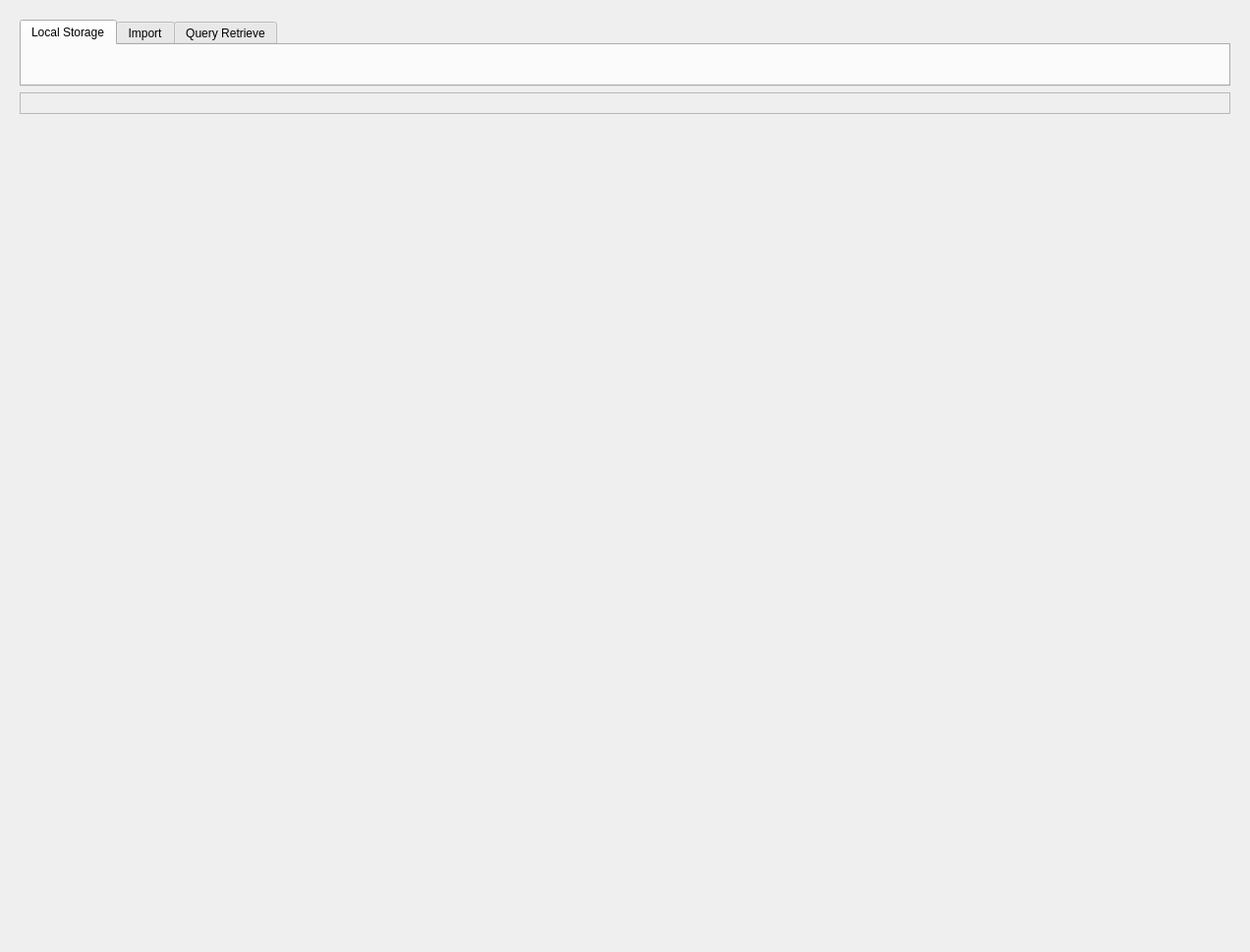
<?xml version="1.0" encoding="UTF-8"?>
<ui version="4.0">
 <class>DicomDialog</class>
 <widget class="QWidget" name="DicomDialog">
  <property name="geometry">
   <rect>
    <x>0</x>
    <y>0</y>
    <width>1272</width>
    <height>969</height>
   </rect>
  </property>
  <property name="windowTitle">
   <string>Form</string>
  </property>
  <layout class="QVBoxLayout" name="verticalLayout_2">
   <item>
    <widget class="QScrollArea" name="scrollArea">
     <property name="frameShape">
      <enum>QFrame::NoFrame</enum>
     </property>
     <property name="widgetResizable">
      <bool>true</bool>
     </property>
     <widget class="QWidget" name="scrollAreaWidgetContents_2">
      <property name="geometry">
       <rect>
        <x>0</x>
        <y>0</y>
        <width>1254</width>
        <height>951</height>
       </rect>
      </property>
      <property name="sizePolicy">
       <sizepolicy hsizetype="Expanding" vsizetype="Expanding">
        <horstretch>0</horstretch>
        <verstretch>0</verstretch>
       </sizepolicy>
      </property>
      <layout class="QVBoxLayout" name="verticalLayout">
       <item>
        <widget class="QTabWidget" name="tabWidget">
         <property name="enabled">
          <bool>true</bool>
         </property>
         <property name="sizePolicy">
          <sizepolicy hsizetype="Preferred" vsizetype="Preferred">
           <horstretch>0</horstretch>
           <verstretch>0</verstretch>
          </sizepolicy>
         </property>
         <property name="styleSheet">
          <string notr="true"/>
         </property>
         <property name="tabPosition">
          <enum>QTabWidget::North</enum>
         </property>
         <property name="tabShape">
          <enum>QTabWidget::Rounded</enum>
         </property>
         <property name="currentIndex">
          <number>0</number>
         </property>
         <property name="iconSize">
          <size>
           <width>32</width>
           <height>32</height>
          </size>
         </property>
         <widget class="QWidget" name="tabWidgetPage1">
          <property name="sizePolicy">
           <sizepolicy hsizetype="Preferred" vsizetype="Preferred">
            <horstretch>0</horstretch>
            <verstretch>0</verstretch>
           </sizepolicy>
          </property>
          <attribute name="icon">
           <iconset resource="E:/Tech318/MITK/MITK/Plugins/org.mitk.gui.qt.dicom/resources/dicom.qrc">
            <normaloff>:/org.mitk.gui.qt.dicom/drive-harddisk_32.png</normaloff>:/org.mitk.gui.qt.dicom/drive-harddisk_32.png</iconset>
          </attribute>
          <attribute name="title">
           <string>Local Storage</string>
          </attribute>
          <attribute name="toolTip">
           <string>Manage your local dicom imports</string>
          </attribute>
          <layout class="QVBoxLayout" name="verticalLayout_3">
           <item>
            <widget class="QmitkDicomLocalStorageWidget" name="internalDataWidget" native="true">
             <property name="sizePolicy">
              <sizepolicy hsizetype="Preferred" vsizetype="Preferred">
               <horstretch>0</horstretch>
               <verstretch>0</verstretch>
              </sizepolicy>
             </property>
            </widget>
           </item>
          </layout>
         </widget>
         <widget class="QWidget" name="tabWidgetPage2">
          <property name="sizePolicy">
           <sizepolicy hsizetype="Preferred" vsizetype="Preferred">
            <horstretch>0</horstretch>
            <verstretch>0</verstretch>
           </sizepolicy>
          </property>
          <attribute name="icon">
           <iconset resource="E:/Tech318/MITK/MITK/Plugins/org.mitk.gui.qt.dicom/resources/dicom.qrc">
            <normaloff>:/org.mitk.gui.qt.dicom/import_32.png</normaloff>
            <selectedon>:/org.mitk.gui.qt.dicom/import_32.png</selectedon>:/org.mitk.gui.qt.dicom/import_32.png</iconset>
          </attribute>
          <attribute name="title">
           <string>Import</string>
          </attribute>
          <attribute name="toolTip">
           <string>Import dicom data from any hard drive</string>
          </attribute>
          <layout class="QVBoxLayout" name="verticalLayout_9">
           <item>
            <widget class="QmitkDicomExternalDataWidget" name="externalDataWidget" native="true">
             <property name="sizePolicy">
              <sizepolicy hsizetype="Preferred" vsizetype="Preferred">
               <horstretch>0</horstretch>
               <verstretch>0</verstretch>
              </sizepolicy>
             </property>
            </widget>
           </item>
          </layout>
         </widget>
         <widget class="QWidget" name="tabWidgetPage3">
          <property name="sizePolicy">
           <sizepolicy hsizetype="Preferred" vsizetype="Preferred">
            <horstretch>0</horstretch>
            <verstretch>0</verstretch>
           </sizepolicy>
          </property>
          <attribute name="icon">
           <iconset resource="E:/Tech318/MITK/MITK/Plugins/org.mitk.gui.qt.dicom/resources/dicom.qrc">
            <normaloff>:/org.mitk.gui.qt.dicom/network-workgroup_32.png</normaloff>:/org.mitk.gui.qt.dicom/network-workgroup_32.png</iconset>
          </attribute>
          <attribute name="title">
           <string>Query Retrieve</string>
          </attribute>
          <attribute name="toolTip">
           <string>Query and retrieve dicom data from server</string>
          </attribute>
          <layout class="QVBoxLayout" name="verticalLayout_12">
           <item>
            <widget class="QLabel" name="label">
             <property name="sizePolicy">
              <sizepolicy hsizetype="Preferred" vsizetype="Fixed">
               <horstretch>0</horstretch>
               <verstretch>0</verstretch>
              </sizepolicy>
             </property>
             <property name="styleSheet">
              <string notr="true">color: rgb(255, 0, 0);</string>
             </property>
             <property name="text">
              <string>Warning: This is currently an experimental feature!</string>
             </property>
            </widget>
           </item>
           <item>
            <widget class="ctkDICOMQueryRetrieveWidget" name="m_ctkDICOMQueryRetrieveWidget" native="true">
             <property name="sizePolicy">
              <sizepolicy hsizetype="Preferred" vsizetype="Preferred">
               <horstretch>0</horstretch>
               <verstretch>0</verstretch>
              </sizepolicy>
             </property>
            </widget>
           </item>
          </layout>
         </widget>
        </widget>
       </item>
       <item>
        <widget class="QFrame" name="frame_2">
         <property name="sizePolicy">
          <sizepolicy hsizetype="Preferred" vsizetype="Preferred">
           <horstretch>0</horstretch>
           <verstretch>0</verstretch>
          </sizepolicy>
         </property>
         <property name="frameShape">
          <enum>QFrame::StyledPanel</enum>
         </property>
         <property name="frameShadow">
          <enum>QFrame::Raised</enum>
         </property>
         <layout class="QHBoxLayout" name="horizontalLayout">
          <property name="spacing">
           <number>0</number>
          </property>
          <property name="leftMargin">
           <number>0</number>
          </property>
          <property name="topMargin">
           <number>0</number>
          </property>
          <property name="rightMargin">
           <number>0</number>
          </property>
          <property name="bottomMargin">
           <number>0</number>
          </property>
          <item>
           <spacer name="horizontalSpacer_2">
            <property name="orientation">
             <enum>Qt::Horizontal</enum>
            </property>
            <property name="sizeType">
             <enum>QSizePolicy::Minimum</enum>
            </property>
            <property name="sizeHint" stdset="0">
             <size>
              <width>4</width>
              <height>20</height>
             </size>
            </property>
           </spacer>
          </item>
          <item>
           <widget class="QLabel" name="StoreSCPStatusLabel">
            <property name="sizePolicy">
             <sizepolicy hsizetype="Preferred" vsizetype="Preferred">
              <horstretch>0</horstretch>
              <verstretch>0</verstretch>
             </sizepolicy>
            </property>
            <property name="text">
             <string/>
            </property>
            <property name="textFormat">
             <enum>Qt::RichText</enum>
            </property>
           </widget>
          </item>
          <item>
           <spacer name="horizontalSpacer">
            <property name="orientation">
             <enum>Qt::Horizontal</enum>
            </property>
            <property name="sizeHint" stdset="0">
             <size>
              <width>40</width>
              <height>20</height>
             </size>
            </property>
           </spacer>
          </item>
         </layout>
        </widget>
       </item>
       <item>
        <spacer name="verticalSpacer">
         <property name="orientation">
          <enum>Qt::Vertical</enum>
         </property>
         <property name="sizeHint" stdset="0">
          <size>
           <width>20</width>
           <height>40</height>
          </size>
         </property>
        </spacer>
       </item>
      </layout>
     </widget>
    </widget>
   </item>
  </layout>
 </widget>
 <customwidgets>
  <customwidget>
   <class>ctkDICOMQueryRetrieveWidget</class>
   <extends>QWidget</extends>
   <header>ctkDICOMQueryRetrieveWidget.h</header>
   <container>1</container>
  </customwidget>
  <customwidget>
   <class>QmitkDicomLocalStorageWidget</class>
   <extends>QWidget</extends>
   <header>QmitkDicomLocalStorageWidget.h</header>
   <container>1</container>
  </customwidget>
  <customwidget>
   <class>QmitkDicomExternalDataWidget</class>
   <extends>QWidget</extends>
   <header>QmitkDicomExternalDataWidget.h</header>
   <container>1</container>
  </customwidget>
 </customwidgets>
 <resources>
  <include location="E:/Tech318/MITK/MITK/Plugins/org.mitk.gui.qt.dicom/resources/dicom.qrc"/>
 </resources>
 <connections/>
</ui>
